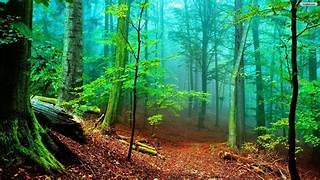
#> input picture Pengolahan Citra/ht.jpeg, 320 x 180 px
$ jupyter execute 'contoh 1.ipynb'   (shell and % lines are left out)
#> lines starting #> are read from the running program, lines starting #| are printed output that depends on the picture
[cell 1]
import numpy as np
import cv2 as cv2
import matplotlib.pyplot as plt

[cell 2]
img = cv2.imread("ht.jpeg")
#> img is the input picture: shape (180, 320, 3); mean B, G, R 76.8, 117.3, 55.8
numpyImg = img+100
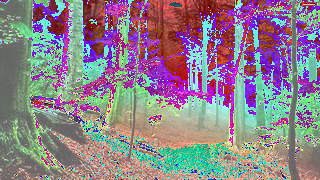
#> numpyImg: shape (180, 320, 3); mean B, G, R 138.8, 129.2, 141.5
plt.imshow(numpyImg[:,:,::-1])
# Jika Anda ingin melakukan penambahan dengan kontrol langsung dan mungkin melewati batas nilai maksimum, Anda dapat menggunakan operator NumPy.

[cell 3]
img.shape
nparr = np.ones((180,320,3),dtype=np.uint8) * 100
opencvImg = cv2.add(img,nparr)
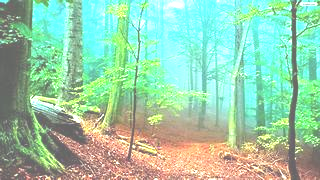
#> opencvImg: shape (180, 320, 3); mean B, G, R 171.6, 204.1, 154.2
plt.imshow(opencvImg[:,:,::-1])
print(opencvImg.shape[0])
#| 180
print(opencvImg.shape[1])
#| 320
print(opencvImg.shape[2])
#| 3
# jika sudah mengetahui besar dab tinggi dari sebuah gambar pakai ini
